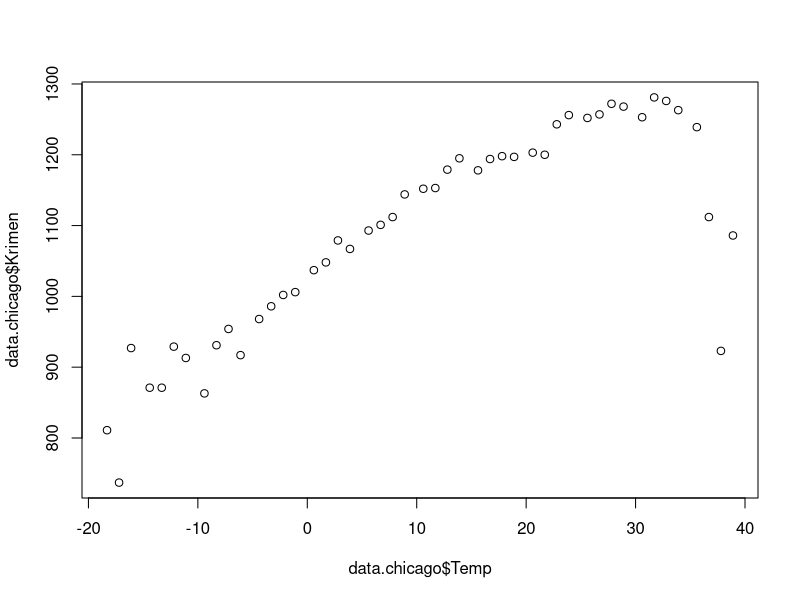
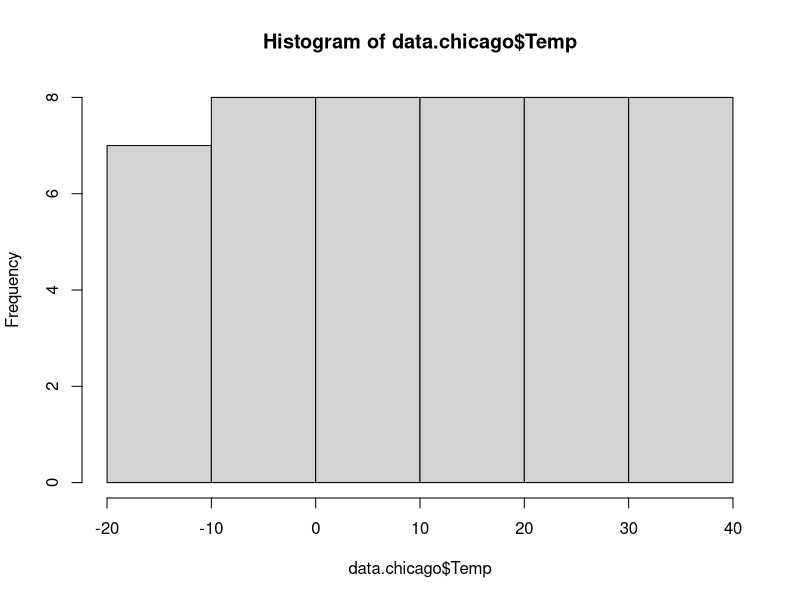
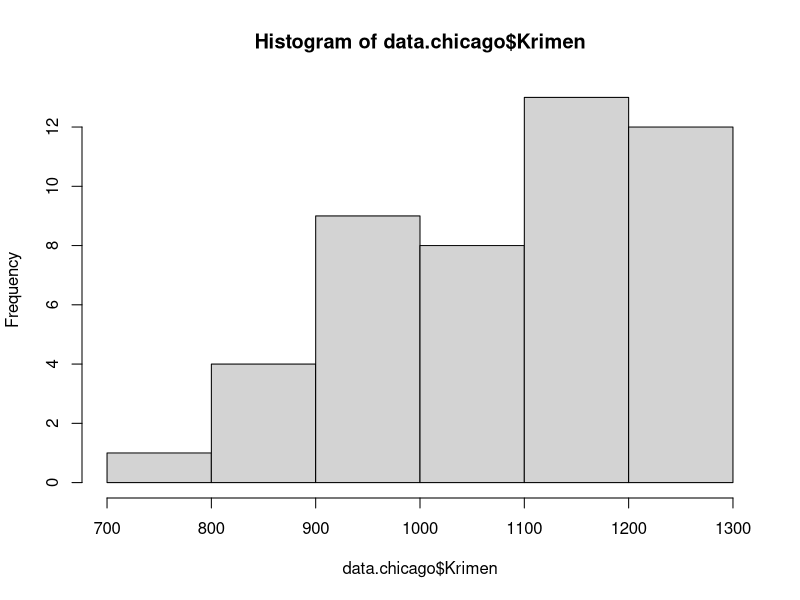

The R script that drew these images, in order:
## ---- chunk 1
knitr::opts_chunk$set(echo = TRUE)
## ---- chunk 2
#ireki fitxategi bat file > new script
#gorde fitxategia karpeta batean
#session > set working directory >to source file location
#nahi izanezkero itsatsi kontsolak emandako ordena
#kodeari, honela hurrengoan ez duzu menuan ibili behar:
setwd("~/Documents/R scripts and data/crimen ta temp")
#dato bankuari "data.chicago" deitu

data.chicago<-read.csv("crimen eta temperatura.csv",head=TRUE)

## ---- chunk 3
head(data.chicago)
str(data.chicago)
## ---- chunk 4
plot(data.chicago$Temp,data.chicago$Krimen)
## ---- chunk 5
hist(data.chicago$Temp)
hist(data.chicago$Krimen)
## ---- chunk 6
shapiro.test(data.chicago$Krimen)
shapiro.test(data.chicago$Temp)
## ---- chunk 7
cor.test(data.chicago$Temp,data.chicago$Krimen,method="spearman")
